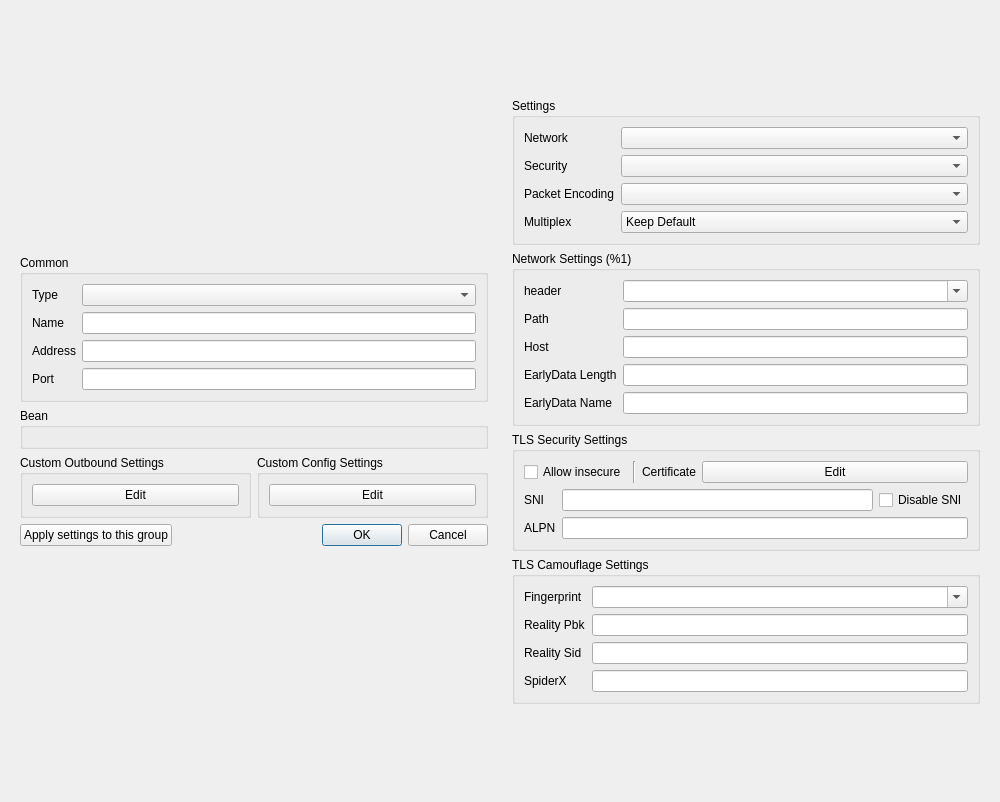
<?xml version="1.0" encoding="UTF-8"?>
<ui version="4.0">
 <class>DialogEditProfile</class>
 <widget class="QDialog" name="DialogEditProfile">
  <property name="geometry">
   <rect>
    <x>0</x>
    <y>0</y>
    <width>1000</width>
    <height>802</height>
   </rect>
  </property>
  <property name="sizePolicy">
   <sizepolicy hsizetype="Preferred" vsizetype="Preferred">
    <horstretch>0</horstretch>
    <verstretch>0</verstretch>
   </sizepolicy>
  </property>
  <property name="windowTitle">
   <string>Edit</string>
  </property>
  <layout class="QHBoxLayout" name="dialog_layout">
   <item>
    <widget class="QWidget" name="left_w" native="true">
     <property name="sizePolicy">
      <sizepolicy hsizetype="Minimum" vsizetype="Maximum">
       <horstretch>0</horstretch>
       <verstretch>0</verstretch>
      </sizepolicy>
     </property>
     <property name="minimumSize">
      <size>
       <width>400</width>
       <height>0</height>
      </size>
     </property>
     <layout class="QVBoxLayout" name="left">
      <property name="sizeConstraint">
       <enum>QLayout::SetDefaultConstraint</enum>
      </property>
      <item>
       <widget class="QGroupBox" name="groupBox">
        <property name="sizePolicy">
         <sizepolicy hsizetype="Preferred" vsizetype="Maximum">
          <horstretch>0</horstretch>
          <verstretch>0</verstretch>
         </sizepolicy>
        </property>
        <property name="title">
         <string>Common</string>
        </property>
        <layout class="QVBoxLayout" name="verticalLayout_3">
         <item>
          <layout class="QGridLayout" name="gridLayout_2">
           <item row="2" column="1">
            <widget class="MyLineEdit" name="address"/>
           </item>
           <item row="1" column="1">
            <widget class="MyLineEdit" name="name"/>
           </item>
           <item row="3" column="1">
            <widget class="QLineEdit" name="port"/>
           </item>
           <item row="0" column="0">
            <widget class="QLabel" name="type_l">
             <property name="text">
              <string>Type</string>
             </property>
            </widget>
           </item>
           <item row="3" column="0">
            <widget class="QLabel" name="port_l">
             <property name="text">
              <string>Port</string>
             </property>
            </widget>
           </item>
           <item row="2" column="0">
            <widget class="QLabel" name="address_l">
             <property name="text">
              <string>Address</string>
             </property>
            </widget>
           </item>
           <item row="1" column="0">
            <widget class="QLabel" name="label">
             <property name="text">
              <string>Name</string>
             </property>
            </widget>
           </item>
           <item row="0" column="1">
            <widget class="QComboBox" name="type"/>
           </item>
          </layout>
         </item>
        </layout>
       </widget>
      </item>
      <item>
       <widget class="QGroupBox" name="bean">
        <property name="sizePolicy">
         <sizepolicy hsizetype="Preferred" vsizetype="Maximum">
          <horstretch>0</horstretch>
          <verstretch>0</verstretch>
         </sizepolicy>
        </property>
        <property name="title">
         <string notr="true">Bean</string>
        </property>
        <layout class="QVBoxLayout" name="verticalLayout_4">
         <item>
          <widget class="QWidget" name="fake" native="true"/>
         </item>
        </layout>
       </widget>
      </item>
      <item>
       <layout class="QHBoxLayout" name="horizontalLayout_2">
        <item>
         <widget class="QGroupBox" name="custom_box">
          <property name="sizePolicy">
           <sizepolicy hsizetype="Preferred" vsizetype="Maximum">
            <horstretch>0</horstretch>
            <verstretch>0</verstretch>
           </sizepolicy>
          </property>
          <property name="title">
           <string>Custom Outbound Settings</string>
          </property>
          <layout class="QVBoxLayout" name="verticalLayout_5">
           <item>
            <widget class="QPushButton" name="custom_outbound_edit">
             <property name="text">
              <string notr="true">Edit</string>
             </property>
            </widget>
           </item>
          </layout>
         </widget>
        </item>
        <item>
         <widget class="QGroupBox" name="custom_global_box">
          <property name="title">
           <string>Custom Config Settings</string>
          </property>
          <layout class="QHBoxLayout" name="horizontalLayout_3">
           <item>
            <widget class="QPushButton" name="custom_config_edit">
             <property name="text">
              <string notr="true">Edit</string>
             </property>
            </widget>
           </item>
          </layout>
         </widget>
        </item>
       </layout>
      </item>
      <item>
       <layout class="QHBoxLayout" name="horizontalLayout_4">
        <item>
         <widget class="QPushButton" name="apply_to_group">
          <property name="text">
           <string>Apply settings to this group</string>
          </property>
         </widget>
        </item>
        <item>
         <widget class="QDialogButtonBox" name="buttonBox">
          <property name="sizePolicy">
           <sizepolicy hsizetype="Expanding" vsizetype="Fixed">
            <horstretch>0</horstretch>
            <verstretch>0</verstretch>
           </sizepolicy>
          </property>
          <property name="orientation">
           <enum>Qt::Horizontal</enum>
          </property>
          <property name="standardButtons">
           <set>QDialogButtonBox::Cancel|QDialogButtonBox::Ok</set>
          </property>
         </widget>
        </item>
       </layout>
      </item>
     </layout>
    </widget>
   </item>
   <item>
    <widget class="QWidget" name="right_all_w" native="true">
     <property name="sizePolicy">
      <sizepolicy hsizetype="Preferred" vsizetype="Maximum">
       <horstretch>0</horstretch>
       <verstretch>0</verstretch>
      </sizepolicy>
     </property>
     <property name="minimumSize">
      <size>
       <width>400</width>
       <height>0</height>
      </size>
     </property>
     <property name="toolTip">
      <string/>
     </property>
     <layout class="QVBoxLayout" name="right_layout">
      <property name="sizeConstraint">
       <enum>QLayout::SetDefaultConstraint</enum>
      </property>
      <item>
       <widget class="QGroupBox" name="stream_box">
        <property name="sizePolicy">
         <sizepolicy hsizetype="Preferred" vsizetype="Maximum">
          <horstretch>0</horstretch>
          <verstretch>0</verstretch>
         </sizepolicy>
        </property>
        <property name="title">
         <string>Settings</string>
        </property>
        <layout class="QVBoxLayout" name="verticalLayout">
         <item>
          <layout class="QGridLayout" name="_2">
           <item row="0" column="1">
            <widget class="QComboBox" name="network">
             <property name="sizePolicy">
              <sizepolicy hsizetype="Expanding" vsizetype="Fixed">
               <horstretch>0</horstretch>
               <verstretch>0</verstretch>
              </sizepolicy>
             </property>
             <item>
              <property name="text">
               <string notr="true"/>
              </property>
             </item>
             <item>
              <property name="text">
               <string notr="true">tcp</string>
              </property>
             </item>
             <item>
              <property name="text">
               <string notr="true">ws</string>
              </property>
             </item>
             <item>
              <property name="text">
               <string notr="true">http</string>
              </property>
             </item>
             <item>
              <property name="text">
               <string notr="true">grpc</string>
              </property>
             </item>
             <item>
              <property name="text">
               <string notr="true">quic</string>
              </property>
             </item>
            </widget>
           </item>
           <item row="2" column="1">
            <widget class="QComboBox" name="packet_encoding">
             <item>
              <property name="text">
               <string notr="true"/>
              </property>
             </item>
             <item>
              <property name="text">
               <string notr="true">packetaddr</string>
              </property>
             </item>
             <item>
              <property name="text">
               <string notr="true">xudp</string>
              </property>
             </item>
            </widget>
           </item>
           <item row="0" column="0">
            <widget class="QLabel" name="network_l">
             <property name="toolTip">
              <string>The underlying transport method. It must be consistent with the server, otherwise, the connection cannot be established.</string>
             </property>
             <property name="text">
              <string>Network</string>
             </property>
            </widget>
           </item>
           <item row="1" column="1">
            <widget class="QComboBox" name="security">
             <item>
              <property name="text">
               <string notr="true"/>
              </property>
             </item>
             <item>
              <property name="text">
               <string notr="true">tls</string>
              </property>
             </item>
            </widget>
           </item>
           <item row="1" column="0">
            <widget class="QLabel" name="security_l">
             <property name="toolTip">
              <string>Transport Layer Security. It must be consistent with the server, otherwise, the connection cannot be established.</string>
             </property>
             <property name="text">
              <string>Security</string>
             </property>
            </widget>
           </item>
           <item row="2" column="0">
            <widget class="QLabel" name="packet_encoding_l">
             <property name="toolTip">
              <string>UDP FullCone Packet encoding for implementing features such as UDP FullCone. Server support is required, if the wrong selection is made, the connection cannot be made. Please leave it blank.</string>
             </property>
             <property name="text">
              <string>Packet Encoding</string>
             </property>
            </widget>
           </item>
           <item row="3" column="0">
            <widget class="QLabel" name="multiplex_l">
             <property name="toolTip">
              <string>Server support is required</string>
             </property>
             <property name="text">
              <string>Multiplex</string>
             </property>
            </widget>
           </item>
           <item row="3" column="1">
            <widget class="QComboBox" name="multiplex">
             <item>
              <property name="text">
               <string>Keep Default</string>
              </property>
             </item>
             <item>
              <property name="text">
               <string>On</string>
              </property>
             </item>
             <item>
              <property name="text">
               <string>Off</string>
              </property>
             </item>
            </widget>
           </item>
          </layout>
         </item>
        </layout>
       </widget>
      </item>
      <item>
       <widget class="QGroupBox" name="network_box">
        <property name="sizePolicy">
         <sizepolicy hsizetype="Preferred" vsizetype="Maximum">
          <horstretch>0</horstretch>
          <verstretch>0</verstretch>
         </sizepolicy>
        </property>
        <property name="title">
         <string>Network Settings (%1)</string>
        </property>
        <layout class="QGridLayout" name="gridLayout">
         <item row="1" column="0">
          <widget class="QLabel" name="path_l">
           <property name="toolTip">
            <string notr="true">http path (ws/http/伪装http)
serviceName (gRPC)
key (QUIC)</string>
           </property>
           <property name="text">
            <string notr="true">Path</string>
           </property>
          </widget>
         </item>
         <item row="2" column="1">
          <widget class="MyLineEdit" name="host"/>
         </item>
         <item row="2" column="0">
          <widget class="QLabel" name="host_l">
           <property name="toolTip">
            <string notr="true">http host (ws/http/伪装http)
security (QUIC)</string>
           </property>
           <property name="text">
            <string notr="true">Host</string>
           </property>
          </widget>
         </item>
         <item row="0" column="0">
          <widget class="QLabel" name="header_type_l">
           <property name="sizePolicy">
            <sizepolicy hsizetype="Maximum" vsizetype="Preferred">
             <horstretch>0</horstretch>
             <verstretch>0</verstretch>
            </sizepolicy>
           </property>
           <property name="toolTip">
            <string notr="true">伪装头部类型 (tcp/quic)</string>
           </property>
           <property name="text">
            <string notr="true">header</string>
           </property>
          </widget>
         </item>
         <item row="1" column="1">
          <widget class="MyLineEdit" name="path"/>
         </item>
         <item row="0" column="1">
          <widget class="QComboBox" name="header_type">
           <property name="sizePolicy">
            <sizepolicy hsizetype="Minimum" vsizetype="Fixed">
             <horstretch>0</horstretch>
             <verstretch>0</verstretch>
            </sizepolicy>
           </property>
           <property name="editable">
            <bool>true</bool>
           </property>
           <item>
            <property name="text">
             <string notr="true"/>
            </property>
           </item>
           <item>
            <property name="text">
             <string notr="true">http</string>
            </property>
           </item>
          </widget>
         </item>
         <item row="3" column="1">
          <widget class="MyLineEdit" name="ws_early_data_length"/>
         </item>
         <item row="3" column="0">
          <widget class="QLabel" name="ws_early_data_length_l">
           <property name="text">
            <string notr="true">EarlyData Length</string>
           </property>
          </widget>
         </item>
         <item row="4" column="1">
          <widget class="MyLineEdit" name="ws_early_data_name"/>
         </item>
         <item row="4" column="0">
          <widget class="QLabel" name="ws_early_data_name_l">
           <property name="text">
            <string notr="true">EarlyData Name</string>
           </property>
          </widget>
         </item>
        </layout>
       </widget>
      </item>
      <item>
       <widget class="QGroupBox" name="security_box">
        <property name="sizePolicy">
         <sizepolicy hsizetype="Preferred" vsizetype="Maximum">
          <horstretch>0</horstretch>
          <verstretch>0</verstretch>
         </sizepolicy>
        </property>
        <property name="title">
         <string>TLS Security Settings</string>
        </property>
        <layout class="QVBoxLayout" name="verticalLayout_2">
         <item>
          <layout class="QHBoxLayout" name="horizontalLayout">
           <item>
            <widget class="QCheckBox" name="insecure">
             <property name="sizePolicy">
              <sizepolicy hsizetype="Maximum" vsizetype="Fixed">
               <horstretch>0</horstretch>
               <verstretch>0</verstretch>
              </sizepolicy>
             </property>
             <property name="toolTip">
              <string>When enabled, V2Ray will not check the validity of the TLS certificate provided by the remote host (the security is equivalent to plaintext)</string>
             </property>
             <property name="text">
              <string>Allow insecure</string>
             </property>
            </widget>
           </item>
           <item>
            <widget class="Line" name="line">
             <property name="orientation">
              <enum>Qt::Vertical</enum>
             </property>
            </widget>
           </item>
           <item>
            <widget class="QLabel" name="label_6">
             <property name="sizePolicy">
              <sizepolicy hsizetype="Maximum" vsizetype="Preferred">
               <horstretch>0</horstretch>
               <verstretch>0</verstretch>
              </sizepolicy>
             </property>
             <property name="toolTip">
              <string notr="true"/>
             </property>
             <property name="text">
              <string>Certificate</string>
             </property>
            </widget>
           </item>
           <item>
            <widget class="QPushButton" name="certificate_edit">
             <property name="text">
              <string notr="true">Edit</string>
             </property>
            </widget>
           </item>
          </layout>
         </item>
         <item>
          <layout class="QGridLayout" name="_3">
           <item row="1" column="0">
            <widget class="QLabel" name="label_8">
             <property name="toolTip">
              <string>Application layer protocol negotiation, clear text. Please separate them with commas.</string>
             </property>
             <property name="text">
              <string notr="true">ALPN</string>
             </property>
            </widget>
           </item>
           <item row="0" column="1">
            <widget class="MyLineEdit" name="sni"/>
           </item>
           <item row="0" column="0">
            <widget class="QLabel" name="label_5">
             <property name="toolTip">
              <string>Server name indication, clear text.</string>
             </property>
             <property name="text">
              <string notr="true">SNI</string>
             </property>
            </widget>
           </item>
           <item row="0" column="2">
            <widget class="QCheckBox" name="disable_sni">
             <property name="text">
              <string>Disable SNI</string>
             </property>
            </widget>
           </item>
           <item row="1" column="1" colspan="2">
            <widget class="MyLineEdit" name="alpn"/>
           </item>
          </layout>
         </item>
        </layout>
       </widget>
      </item>
      <item>
       <widget class="QGroupBox" name="tls_camouflage_box">
        <property name="title">
         <string>TLS Camouflage Settings</string>
        </property>
        <layout class="QGridLayout" name="gridLayout_3">
         <item row="0" column="1">
          <widget class="QComboBox" name="utlsFingerprint">
           <property name="editable">
            <bool>true</bool>
           </property>
          </widget>
         </item>
         <item row="0" column="0">
          <widget class="QLabel" name="label_2">
           <property name="sizePolicy">
            <sizepolicy hsizetype="Maximum" vsizetype="Preferred">
             <horstretch>0</horstretch>
             <verstretch>0</verstretch>
            </sizepolicy>
           </property>
           <property name="text">
            <string notr="true">Fingerprint</string>
           </property>
          </widget>
         </item>
         <item row="1" column="0">
          <widget class="QLabel" name="reality_pbk_l">
           <property name="toolTip">
            <string>Reality public key. If not empty, turn TLS into REALITY.</string>
           </property>
           <property name="text">
            <string notr="true">Reality Pbk</string>
           </property>
          </widget>
         </item>
         <item row="2" column="0">
          <widget class="QLabel" name="reality_sid_l">
           <property name="toolTip">
            <string>Reality short id. Accept only one value.</string>
           </property>
           <property name="text">
            <string notr="true">Reality Sid</string>
           </property>
          </widget>
         </item>
         <item row="2" column="1">
          <widget class="MyLineEdit" name="reality_sid"/>
         </item>
         <item row="1" column="1">
          <widget class="MyLineEdit" name="reality_pbk"/>
         </item>
         <item row="3" column="0">
          <widget class="QLabel" name="reality_spx_l">
           <property name="toolTip">
            <string notr="true"/>
           </property>
           <property name="text">
            <string notr="true">SpiderX</string>
           </property>
          </widget>
         </item>
         <item row="3" column="1">
          <widget class="MyLineEdit" name="reality_spx"/>
         </item>
        </layout>
       </widget>
      </item>
     </layout>
    </widget>
   </item>
  </layout>
 </widget>
 <customwidgets>
  <customwidget>
   <class>MyLineEdit</class>
   <extends>QLineEdit</extends>
   <header>ui/widget/MyLineEdit.h</header>
  </customwidget>
 </customwidgets>
 <tabstops>
  <tabstop>type</tabstop>
  <tabstop>name</tabstop>
  <tabstop>address</tabstop>
  <tabstop>port</tabstop>
  <tabstop>custom_outbound_edit</tabstop>
  <tabstop>custom_config_edit</tabstop>
  <tabstop>apply_to_group</tabstop>
  <tabstop>network</tabstop>
  <tabstop>security</tabstop>
  <tabstop>packet_encoding</tabstop>
  <tabstop>multiplex</tabstop>
  <tabstop>header_type</tabstop>
  <tabstop>path</tabstop>
  <tabstop>host</tabstop>
  <tabstop>ws_early_data_length</tabstop>
  <tabstop>ws_early_data_name</tabstop>
  <tabstop>insecure</tabstop>
  <tabstop>certificate_edit</tabstop>
  <tabstop>sni</tabstop>
  <tabstop>alpn</tabstop>
  <tabstop>utlsFingerprint</tabstop>
  <tabstop>reality_pbk</tabstop>
  <tabstop>reality_sid</tabstop>
 </tabstops>
 <resources/>
 <connections>
  <connection>
   <sender>buttonBox</sender>
   <signal>accepted()</signal>
   <receiver>DialogEditProfile</receiver>
   <slot>accept()</slot>
   <hints>
    <hint type="sourcelabel">
     <x>151</x>
     <y>500</y>
    </hint>
    <hint type="destinationlabel">
     <x>299</x>
     <y>299</y>
    </hint>
   </hints>
  </connection>
  <connection>
   <sender>buttonBox</sender>
   <signal>rejected()</signal>
   <receiver>DialogEditProfile</receiver>
   <slot>reject()</slot>
   <hints>
    <hint type="sourcelabel">
     <x>151</x>
     <y>500</y>
    </hint>
    <hint type="destinationlabel">
     <x>299</x>
     <y>299</y>
    </hint>
   </hints>
  </connection>
 </connections>
</ui>
